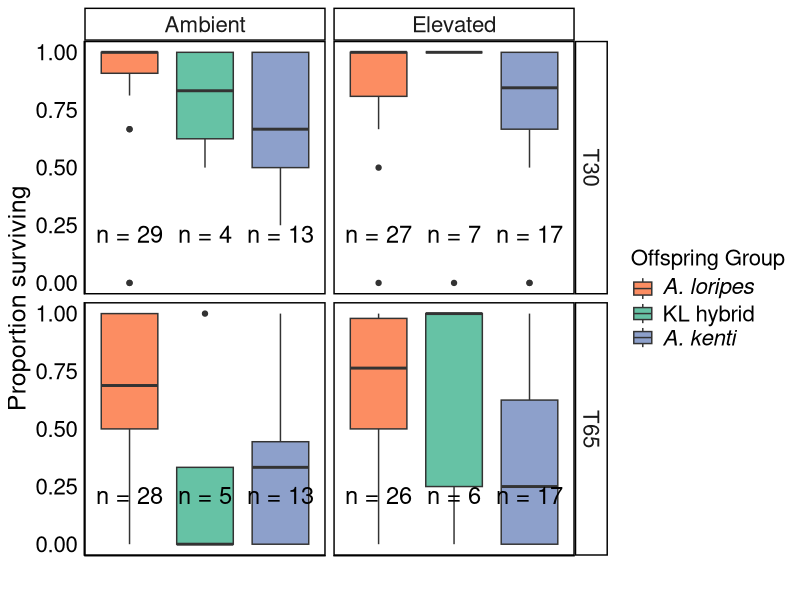
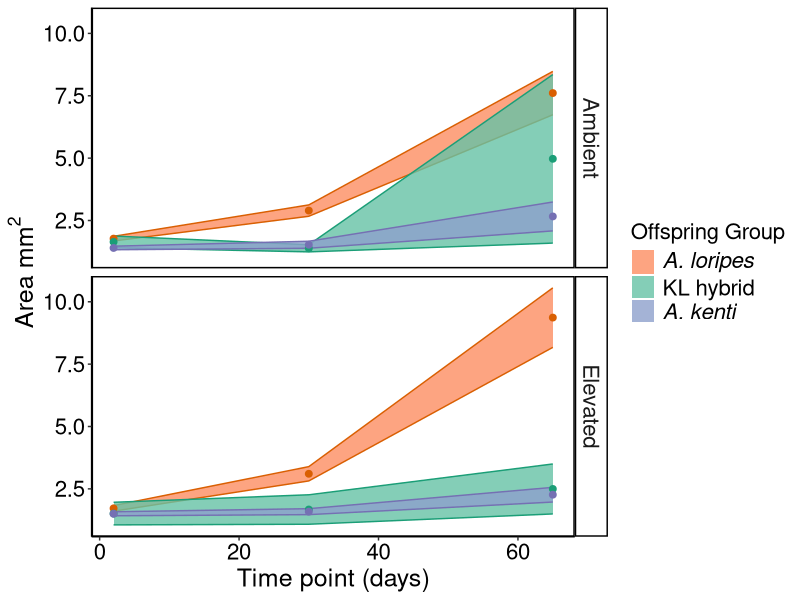
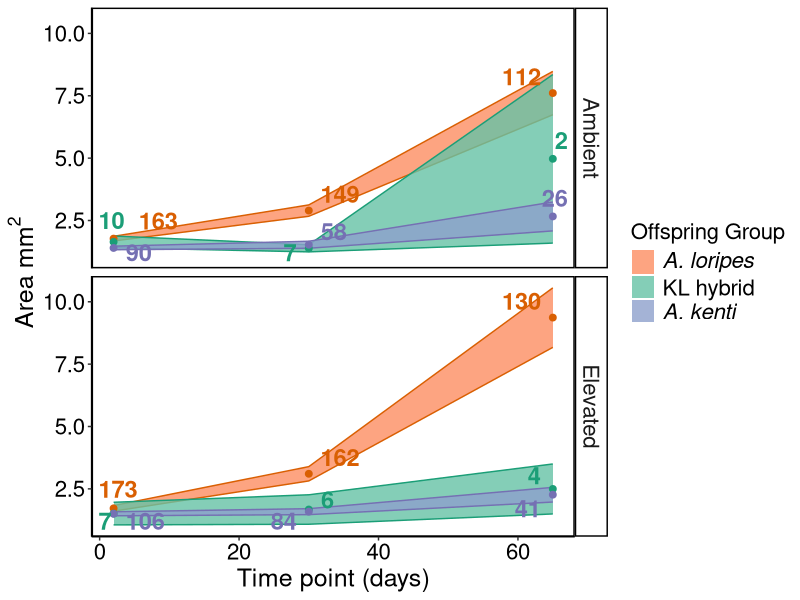
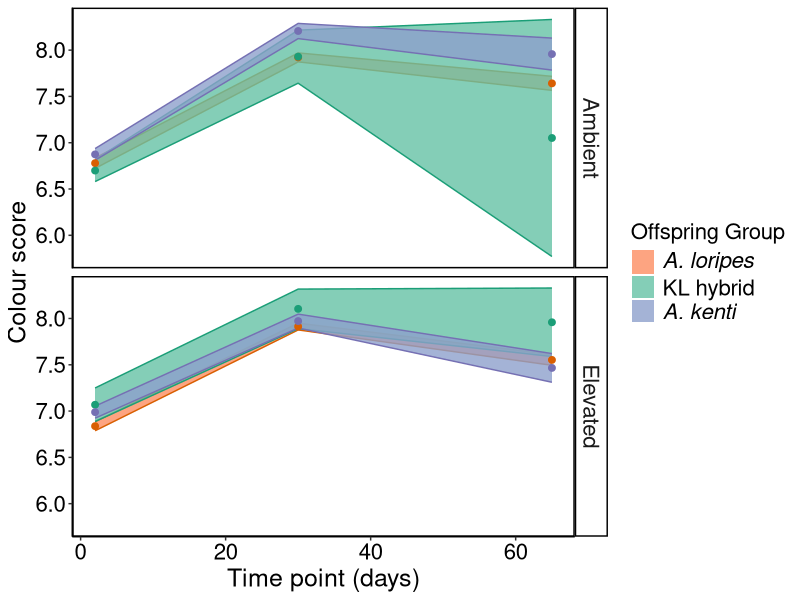
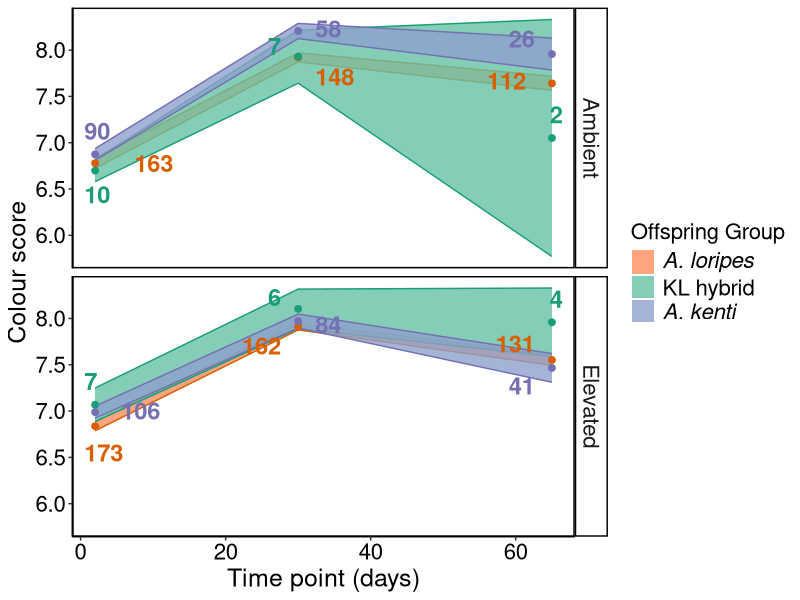
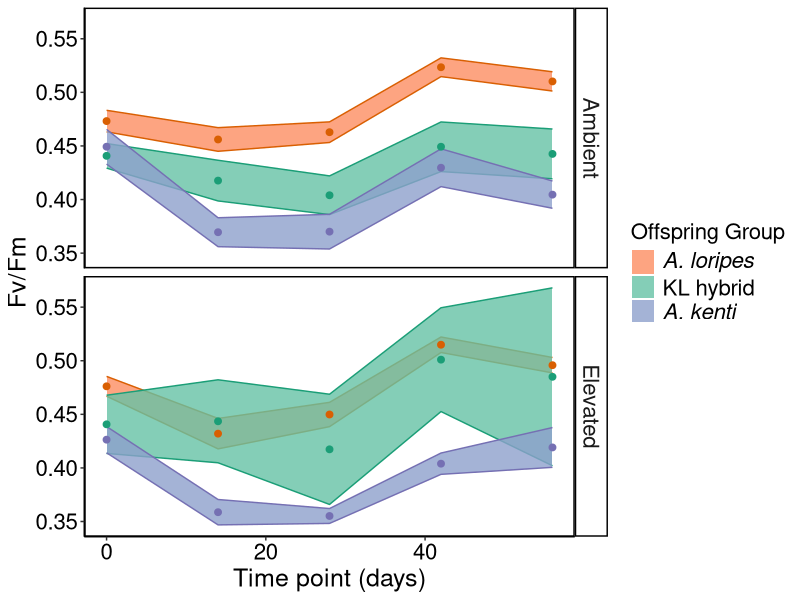
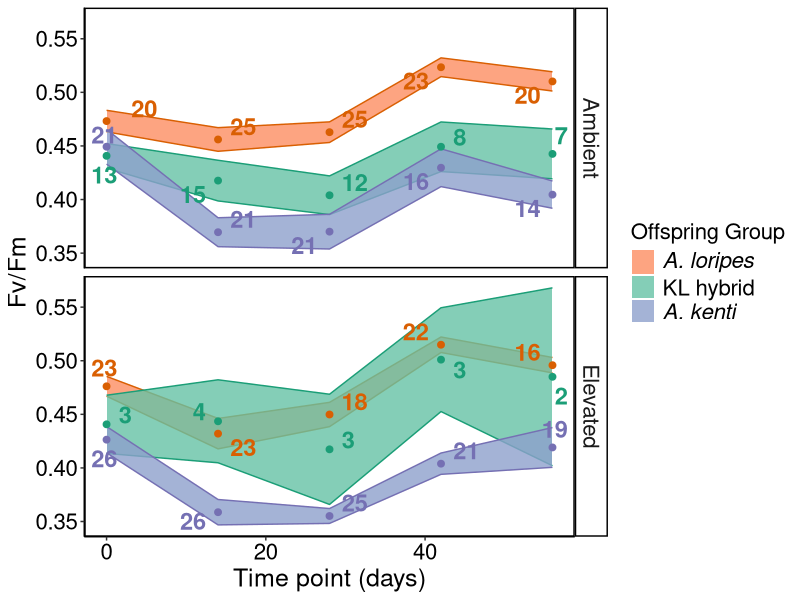

Write the R code that produced these figures, in order. (Note: this script raises an error after producing the figures.)
##R script for analyses of hybrid and purebred heat wave performance
#Data obtained using methods described in manuscript -  Purebred and hybrid coral juveniles demonstrate thermal resilience - methods
#Written by Annika Lamb 

#Load packages and functions
library(lme4)
library(nlme)
library(ggplot2)
library(multcomp)
library(glmmTMB)
library(sjmisc)
library(ggrepel)
library(lsmeans)


#Summary function

summarySE <- function(data=NULL, measurevar, groupvars=NULL, na.rm=FALSE, conf.interval=.95, .drop=TRUE) {
  
  require(plyr)

  # New version of length which can handle NA's: if na.rm==T, don't count them
  
  length2 <- function (x, na.rm=FALSE) {
    
    if (na.rm) sum(!is.na(x))
    
    else       length(x)
    
  }
  

  # This does the summary. For each group's data frame, return a vector with
  
  # N, mean, and sd
  
  datac <- ddply(data, groupvars, .drop=.drop,
                 
                 .fun = function(xx, col) {
                   
                   c(N    = length2(xx[[col]], na.rm=na.rm),
                     
                     mean = mean   (xx[[col]], na.rm=na.rm),
                     
                     sd   = sd     (xx[[col]], na.rm=na.rm)
                     
                   )
                   
                 },
                 
                 measurevar
                 
  )
  # Rename the "mean" column    
  
  datac <- rename(datac, c("mean" = measurevar))
  
  datac$se <- datac$sd / sqrt(datac$N)  # Calculate standard error of the mean
  
  # Confidence interval multiplier for standard error
  
  # Calculate t-statistic for confidence interval: 
  
  # e.g., if conf.interval is .95, use .975 (above/below), and use df=N-1
  
  ciMult <- qt(conf.interval/2 + .5, datac$N-1)
  
  datac$ci <- datac$se * ciMult
  
  return(datac)
}
#General graphics
cols<- c("#fc8d62","#66c2a5","#8da0cb")
TP_names <- as_labeller(c('Ambient' = "Ambient", 'Elevated'="Elevated",`30` = "T30", `65` = "T65"))
axes_marks_settings <- element_text(color = "black", size =10)

###SURVIVORSHIP###
#Load data 
Survival <- read.table('HeatWaveExperiment_Results_Singles_Survival.csv', header=T, sep=',')
str(Survival)

#exclude NAs
Survival<-na.omit(Survival)

##Summary, averaged by tile 
summarySurvival_Tile<-summarySE(Survival, measurevar="Survival", groupvars=c("Day","Cross","Tank","TileID","Treatment","DHW"),conf.interval=0.95)
summarySurvival_Tile

#Averaged by tile and then plotted
SummarySurvival_Tile_Crunched<-summarySE(summarySurvival_Tile, measurevar="Survival", groupvars=c("Day","Cross","Treatment","DHW"),conf.interval=0.95)
SummarySurvival_Tile_Crunched

#Plot by treatment and timepoint
survival_graph=ggplot(summarySurvival_Tile, aes(y=Survival, x=Cross, fill=Cross))+
  facet_grid(Day~Treatment, labeller=TP_names)+
  geom_boxplot() + 
  scale_fill_manual(values=cols, labels = c(expression(italic("A. loripes")), "KL hybrid",expression(italic("A. kenti"))))+
  theme_classic()+ theme(panel.grid.major = element_blank(),panel.grid.minor = element_blank()) + 
  theme(text = element_text(size=15))+
  theme(axis.text.x = element_text(size = 0), axis.title.x = element_text(size = 18),
        axis.text.y = element_text(size = 16), axis.title.y = element_text(size = 18),
        axis.ticks = element_blank(),
        strip.text = element_text(size = 16),
        legend.text = element_text(size = 16), legend.title = element_text(size = 16),)+
  theme(legend.key = element_rect(fill="white",colour = NA))+
  theme(axis.text = element_text(colour = "black")) + theme(panel.background = element_rect(colour = "black", size=1)) + 
  labs(x="", y="Proportion surviving", fill = "Offspring Group")+
  geom_text(data=SummarySurvival_Tile_Crunched, size = 6,(aes(x=factor(Cross), y= min(Survival)*0.8, label=paste("n =",N))))
survival_graph





##GLMM
Survival$TimePoint<-as.factor(Survival$TimePoint)
Survival_mod1<-glmer(Survival~Cross*Treatment*TimePoint+ (1|Tank/TileID), data=Survival, family=binomial, control=glmerControl(optimizer="bobyqa",optCtrl=list(maxfun=2e5)))
summary(Survival_mod1)

#Model with cross * treatment interaction 
Survival_mod2<-glmer(Survival~Cross*Treatment+TimePoint+ (1|Tank/TileID), data=Survival, family=binomial, control=glmerControl(optimizer="bobyqa",optCtrl=list(maxfun=2e5)))
summary(Survival_mod2)
anova(Survival_mod1,Survival_mod2)

#Model with cross * TimePoint interaction 
Survival_mod3<-glmer(Survival~Cross*TimePoint+Treatment+ (1|Tank/TileID), data=Survival, family=binomial, control=glmerControl(optimizer="bobyqa",optCtrl=list(maxfun=2e5)))
summary(Survival_mod3)
anova(Survival_mod1,Survival_mod3)
anova(Survival_mod2,Survival_mod3)

#Model with Treatment * TimePoint interaction 
Survival_mod4<-glmer(Survival~Cross+TimePoint*Treatment+ (1|Tank/TileID), data=Survival, family=binomial, control=glmerControl(optimizer="bobyqa",optCtrl=list(maxfun=2e5)))
summary(Survival_mod4)
anova(Survival_mod1,Survival_mod4)
anova(Survival_mod2,Survival_mod4)
anova(Survival_mod3,Survival_mod4)

#Model with no interactions
Survival_mod5<-glmer(Survival~Cross+Treatment+TimePoint+ (1|Tank/TileID), data=Survival, family=binomial, control=glmerControl(optimizer="bobyqa",optCtrl=list(maxfun=2e5)))
summary(Survival_mod5)
anova(Survival_mod1,Survival_mod5)
anova(Survival_mod2,Survival_mod5)
anova(Survival_mod3,Survival_mod5)
anova(Survival_mod4,Survival_mod5)

summary(glht(Survival_mod5, mcp(Cross="Tukey")))


###GROWTH###
Growth <- read.table('HeatWaveExperiment_Results_Singles_Growth.csv', header=T, sep=',')
str(Growth)

#exclude NAs
Growth<-na.omit(Growth)

##Summary, averaged by tile 
summaryGrowth_Tile<-summarySE(Growth, measurevar="Size", groupvars=c("Day","Cross","Tank","TileID","Treatment", "DHW"),conf.interval=0.95)
summaryGrowth_Tile
#Averaged by tile, then tank and then plotted
SummaryGrowth_Tile_Crunched<-summarySE(summaryGrowth_Tile, measurevar="Size", groupvars=c("Day","Cross","Treatment","DHW"),conf.interval=0.95)
SummaryGrowth_Tile_CrunchedAcrossTreatments<-summarySE(summaryGrowth_Tile, measurevar="Size", groupvars=c("Day","Cross","DHW"),conf.interval=0.95)
SummaryGrowth_Tile_CrunchedAcrossTreatments
summaryGrowth<-summarySE(Growth, measurevar="Size", groupvars=c("Day","Cross","Treatment","DHW"),conf.interval=0.95)
summaryGrowth

##Graph growth
yl <- expression(Area ~ mm^2)
#Graph by day
axes_marks_settings <- element_text(color = "black", size =10)
GrowthGraph=ggplot(summaryGrowth, aes(y=Size, x=Day, color=Cross, fill = Cross))+
  facet_grid(Treatment~.)+
  geom_ribbon(aes(ymin=Size-se, ymax=Size+se), position=position_dodge(0),alpha=0.8)+
  scale_fill_manual(values = cols, ,labels = c(expression(italic("A. loripes")), "KL hybrid",expression(italic("A. kenti")))) +
  scale_color_manual(values = c("#d95f02","#1b9e77","#7570b3")) +
  geom_point(size=2, fill = "black")+
  theme_classic()+ theme(panel.grid.major = element_blank(),panel.grid.minor = element_blank()) + 
  theme(text = element_text(size=15))+
  theme(axis.text.x = element_text(size = 16), axis.title.x = element_text(size = 18),
        axis.text.y = element_text(size = 16), axis.title.y = element_text(size = 18),
        strip.text = element_text(size = 16),
        legend.text = element_text(size = 16), legend.title = element_text(size = 16),)+
  theme(legend.key = element_rect(fill="white",colour = NA))+
  theme(axis.text = element_text(colour = "black")) + theme(panel.background = element_rect(colour = "black", size=1)) + 
  labs(x="Time point (days)", y=yl, color = "Offspring Group") +
  theme(axis.text = axes_marks_settings)+
  guides(fill = guide_legend("Offspring Group"), color = 'none') 
GrowthGraph
GrowthGraph + 
  geom_label_repel(label=summaryGrowth$N, fill = NA, size = 6, direction=c("both"), box.padding = 0.1, label.padding = 0.25, point.padding = 3, label.size = NA, arrow = NULL,show.legend = FALSE, fontface="bold" )

#Treat time point as a factor
Growth$TimePoint<- as.factor(Growth$TimePoint)

###lme using the nlme function and allowing for differences in variances between time points and crosses
Growth_mod1<-lme(Size~Cross*Treatment*TimePoint, random= ~1|Tank/TileID, data=Growth,weights=varIdent(form=~1|TimePoint*Cross))
summary(Growth_mod1)

#Model with Cross * Time Point interaction
Growth_mod2<-lme(Size~Cross*TimePoint+Treatment, random= ~1|Tank/TileID, data=Growth,weights=varIdent(form=~1|TimePoint*Cross))
summary(Growth_mod2)

#Model with Cross * Treatment interaction
Growth_mod3<-lme(Size~Cross*Treatment+TimePoint, random= ~1|Tank/TileID, data=Growth,weights=varIdent(form=~1|TimePoint*Cross))
summary(Growth_mod3)

#Model with Treatment * Time Point interaction
Growth_mod4<-lme(Size~Cross+TimePoint*Treatment, random= ~1|Tank/TileID, data=Growth,weights=varIdent(form=~1|TimePoint*Cross))
summary(Growth_mod4)

#Model with no interaction
Growth_mod5<-lme(Size~Cross+TimePoint+Treatment, random= ~1|Tank/TileID, data=Growth,weights=varIdent(form=~1|TimePoint*Cross))
summary(Growth_mod5)

##Modify models using Maximum Likelihood method to compare (instead of REML)
Growth_mod1_ml <- update(Growth_mod1, method="ML")
summary(Growth_mod1_ml)

Growth_mod2_ml <- update(Growth_mod2, method="ML")
summary(Growth_mod2_ml)
anova(Growth_mod1_ml,Growth_mod2_ml)

Growth_mod3_ml <- update(Growth_mod3, method="ML")
summary(Growth_mod3_ml)
anova(Growth_mod1_ml,Growth_mod3_ml)
anova(Growth_mod2_ml,Growth_mod3_ml)

Growth_mod4_ml <- update(Growth_mod4, method="ML")
summary(Growth_mod4_ml)
anova(Growth_mod1_ml,Growth_mod4_ml)
anova(Growth_mod2_ml,Growth_mod4_ml)
anova(Growth_mod3_ml,Growth_mod4_ml)

Growth_mod5_ml <- update(Growth_mod5, method="ML")
summary(Growth_mod5_ml)
anova(Growth_mod1_ml,Growth_mod5_ml)
anova(Growth_mod2_ml,Growth_mod5_ml)
anova(Growth_mod3_ml,Growth_mod5_ml)
anova(Growth_mod4_ml,Growth_mod5_ml)

##1 and 2 are equal best so simplified model --- Growth_mod2<-lme(Size~Cross*TimePoint+Treatment, random= ~1|Tank/TileID, data=Growth,weights=varIdent(form=~1|TimePoint*Cross)) --- is used
summary(Growth_mod2_ml)
summary(Growth_mod2)
  
leastsquare = lsmeans(Growth_mod2_ml,
                      pairwise ~ Cross:TimePoint,
                      adjust = "tukey")
leastsquare$contrasts

###Colour###
Colour <- read.table('HeatWaveExperiment_Results_Singles_Colour.csv', header=T, sep=',')
head(Colour)

#exclude NAs
Colour<-na.omit(Colour)

##Summary, averaged by tile 
summaryColour_Tile<-summarySE(Colour, measurevar="Colour", groupvars=c("Day","Cross","Tank","TileID","Treatment", "DHW"),conf.interval=0.95)
summaryColour_Tile
#Averaged by tile, then tank and then plotted
SummaryColour_Tile_Crunched<-summarySE(summaryColour_Tile, measurevar="Colour", groupvars=c("Day","Cross","Treatment","DHW"),conf.interval=0.95)
SummaryColour_Tile_Crunched

##Graph by day
summaryColour<-summarySE(Colour, measurevar="Colour", groupvars=c("Day","Cross", "Treatment","DHW"),conf.interval=0.95)
summaryColour

ColourGraph<-ggplot(summaryColour, aes(y=Colour, x=Day, color=Cross, fill = Cross))+
  facet_grid(Treatment~.)+
  geom_ribbon(aes(ymin=Colour-se, ymax=Colour+se), position=position_dodge(0),alpha=0.8)+
  scale_fill_manual(values = cols, labels = c(expression(italic("A. loripes")), "KL hybrid",expression(italic("A. kenti")))) +
  scale_color_manual(values = c("#d95f02","#1b9e77","#7570b3")) +
  geom_point(size=2, fill = "black")+
  theme_classic()+ theme(panel.grid.major = element_blank(),panel.grid.minor = element_blank()) + 
  theme(text = element_text(size=16))+
  theme(axis.text.x = element_text(size = 16), axis.title.x = element_text(size = 18),
        axis.text.y = element_text(size = 16), axis.title.y = element_text(size = 18),
        strip.text = element_text(size = 16),
        legend.text = element_text(size = 16), legend.title = element_text(size = 16),)+
  theme(legend.key = element_rect(fill="white",colour = NA))+
  theme(axis.text = element_text(colour = "black")) + theme(panel.background = element_rect(colour = "black", size=1)) + 
  labs(x="Time point (days)", y="Colour score", color = "Offspring Group") +
  theme(axis.text = axes_marks_settings)+
  guides(fill = guide_legend("Offspring Group"), color = 'none') 
ColourGraph
ColourGraph + geom_label_repel(label=summaryColour$N, fill = NA, size = 6, direction=c("both"), box.padding = 0.1, label.padding = 0.5, point.padding = 3, label.size = NA, arrow = NULL,show.legend = FALSE, fontface="bold" )


##lme
Colour$TimePoint <- as.factor(Colour$TimePoint)
Colour_mod1<-lme(Colour~Cross*Treatment*TimePoint, random= ~1|Tank/TileID, data=Colour)
summary(Colour_mod1)

Colour_mod2<-lme(Colour~Cross*Treatment+TimePoint, random= ~1|Tank/TileID, data=Colour)
summary(Colour_mod2)

Colour_mod3<-lme(Colour~Cross+Treatment*TimePoint, random= ~1|Tank/TileID, data=Colour)
summary(Colour_mod3)

Colour_mod4<-lme(Colour~Cross*TimePoint+Treatment, random= ~1|Tank/TileID, data=Colour)
summary(Colour_mod4)

Colour_mod5<-lme(Colour~Cross+Treatment+TimePoint, random= ~1|Tank/TileID, data=Colour)
summary(Colour_mod5)

##Modify models using Maximum Likelihood method to compare (instead of REML)
Colour_mod1_ml <- update(Colour_mod1, method="ML")
summary(Colour_mod1_ml)

Colour_mod2_ml <- update(Colour_mod2, method="ML")
summary(Colour_mod2_ml)
anova(Colour_mod1_ml,Colour_mod2_ml)

Colour_mod3_ml <- update(Colour_mod3, method="ML")
summary(Colour_mod3_ml)
anova(Colour_mod1_ml,Colour_mod3_ml)
anova(Colour_mod2_ml,Colour_mod3_ml)

Colour_mod4_ml <- update(Colour_mod4, method="ML")
summary(Colour_mod4_ml)
anova(Colour_mod1_ml,Colour_mod4_ml)
anova(Colour_mod2_ml,Colour_mod4_ml)
anova(Colour_mod3_ml,Colour_mod4_ml)

Colour_mod5_ml <- update(Colour_mod5, method="ML")
summary(Colour_mod5_ml)
anova(Colour_mod1_ml,Colour_mod5_ml)
anova(Colour_mod2_ml,Colour_mod5_ml)
anova(Colour_mod3_ml,Colour_mod5_ml)
anova(Colour_mod4_ml,Colour_mod5_ml)

#Results for optimal model
summary(Colour_mod3_ml)
leastsquare = lsmeans(Colour_mod3_ml,
                      pairwise ~ Treatment:TimePoint,
                      adjust = "tukey")
leastsquare

###IPAM###
IPAM <- read.table('HybridPAM_PrelimResults_RecruitCentres_T4_Long.csv', header=T, sep=',')
head(IPAM)
#exclude NAs
IPAM<-na.omit(IPAM)
IPAM$Cross <- as.factor(IPAM$Cross)

#Summarise
summaryIPAM<-summarySE(IPAM, measurevar="Y", groupvars=c("TimePoint","Cross","Treatment","DHW"),conf.interval=0.95)

##Graph
IPAMGraph<-ggplot(summaryIPAM, aes(y=Y, x=TimePoint, color=Cross, fill = Cross))+
  facet_grid(Treatment~.)+
  geom_ribbon(aes(ymin=Y-se, ymax=Y+se), position=position_dodge(0),alpha=0.8)+
  scale_fill_manual(values = cols, labels = c(expression(italic("A. loripes")), "KL hybrid",expression(italic("A. kenti")))) +
  scale_color_manual(values = c("#d95f02","#1b9e77","#7570b3")) +
  geom_point(size=2, fill = "black")+
  theme_classic()+ theme(panel.grid.major = element_blank(),panel.grid.minor = element_blank()) + 
  theme(text = element_text(size=16))+
  theme(axis.text.x = element_text(size = 16), axis.title.x = element_text(size = 18),
        axis.text.y = element_text(size = 16), axis.title.y = element_text(size = 18),
        strip.text = element_text(size = 16),
        legend.text = element_text(size = 16), legend.title = element_text(size = 16),)+
  theme(legend.key = element_rect(fill="white",colour = NA))+
  theme(axis.text = element_text(colour = "black")) + theme(panel.background = element_rect(colour = "black", size=1)) + 
  labs(x="Time point (days)", y="Fv/Fm", color = "Offspring Group") +
  theme(axis.text = axes_marks_settings)+
  guides(fill = guide_legend("Offspring Group"), color = 'none') 
IPAMGraph
IPAMGraph + geom_label_repel(label=summaryIPAM$N, fill = NA, size = 6, direction=c("both"), box.padding = 0.1, label.padding = 0.25, point.padding = 3, label.size = NA, arrow = NULL,show.legend = FALSE, fontface="bold" )


##lme
IPAM_mod1<-lme(Y~Cross*Treatment*TimePoint, random= ~1|Tank/TileID, data=IPAM)
summary(IPAM_mod1)

IPAM_mod2<-lme(Y~Cross*Treatment+TimePoint, random= ~1|Tank/TileID, data=IPAM)
summary(IPAM_mod2)

IPAM_mod3<-lme(Y~Cross+Treatment*TimePoint, random= ~1|Tank/TileID, data=IPAM)
summary(IPAM_mod3)

IPAM_mod4<-lme(Y~Cross*TimePoint+Treatment, random= ~1|Tank/TileID, data=IPAM)
summary(IPAM_mod4)

IPAM_mod5<-lme(Y~Cross+Treatment+TimePoint, random= ~1|Tank/TileID, data=IPAM)
summary(IPAM_mod5)

#Compare models
IPAM_mod1_ml <- update(IPAM_mod1, method="ML")
summary(IPAM_mod1_ml)

IPAM_mod2_ml <- update(IPAM_mod2, method="ML")
anova(IPAM_mod1_ml,IPAM_mod2_ml)
summary(IPAM_mod2_ml)

IPAM_mod3_ml <- update(IPAM_mod3, method="ML")
anova(IPAM_mod1_ml,IPAM_mod3_ml)
anova(IPAM_mod2_ml,IPAM_mod3_ml)
summary(IPAM_mod3_ml)

IPAM_mod4_ml <- update(IPAM_mod4, method="ML")
summary(IPAM_mod4_ml)
anova(IPAM_mod1_ml,IPAM_mod4_ml)
anova(IPAM_mod4_ml,IPAM_mod2_ml)
anova(IPAM_mod3_ml,IPAM_mod4_ml)


IPAM_mod5_ml <- update(IPAM_mod5, method="ML")
summary(IPAM_mod5_ml)
anova(IPAM_mod1_ml,IPAM_mod5_ml)
anova(IPAM_mod2_ml,IPAM_mod5_ml)
anova(IPAM_mod3_ml,IPAM_mod5_ml)
anova(IPAM_mod4_ml,IPAM_mod5_ml)

#Summarise best model (mod4)
summary(IPAM_mod4_ml)
summ(IPAM_mod4_ml)
summary(glht(IPAM_mod4_ml, mcp(Cross="Tukey")))
